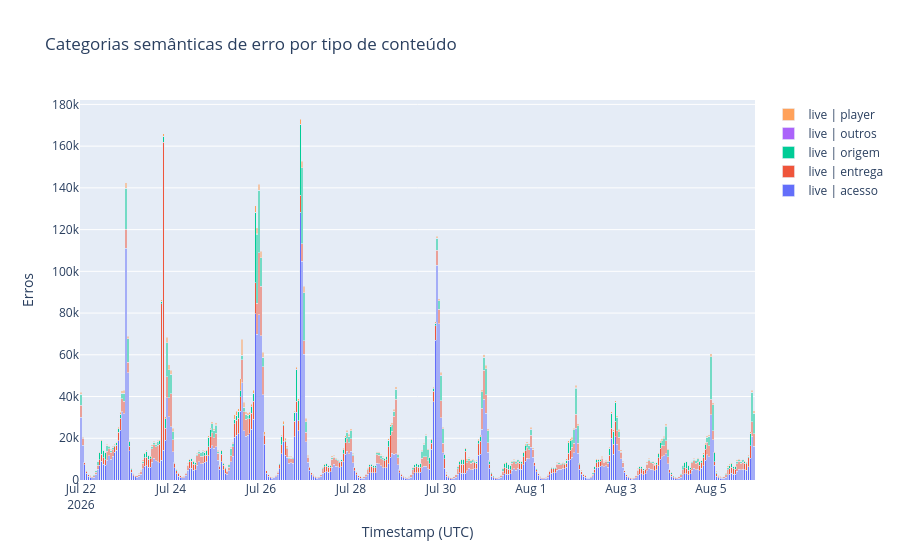

The code cell stored with this chart in its notebook:
### Markdown cell above
## 3. Categorias semânticas de erro

Live e VOD são carregados e visualizados separadamente; não existe taxa única
misturando os dois. `top_names` preserva o texto bruto e recebe uma flag quando
o JSON está inválido.

### Code cell
live_categories = load_error_categories(engine, "live", start_ms, end_ms)
vod_categories = load_error_categories(engine, "vod", start_ms, end_ms)
display(live_categories)
display(vod_categories)
category_stack(live_categories).show()
category_stack(vod_categories).show()

### Figure 1 — Plotly figure (JSON) as saved in the notebook; plotly's stock layout.template omitted (floating-point values rounded to 4 significant figures; data arrays with more than 128 entries replaced by an {"elided": "..."} marker saying what was removed)
{"data": [{"name": "live | acesso", "type": "bar", "x": {"elided": "360 str values"}, "y": {"elided": "360 int values"}}, {"name": "live | entrega", "type": "bar", "x": {"elided": "360 str values"}, "y": {"elided": "360 int values"}}, {"name": "live | origem", "type": "bar", "x": {"elided": "360 str values"}, "y": {"elided": "360 int values"}}, {"name": "live | outros", "type": "bar", "x": {"elided": "360 str values"}, "y": {"elided": "360 int values"}}, {"name": "live | player", "type": "bar", "x": {"elided": "360 str values"}, "y": {"elided": "360 int values"}}], "layout": {"barmode": "stack", "title": {"text": "Categorias semânticas de erro por tipo de conteúdo"}, "xaxis": {"title": {"text": "Timestamp (UTC)"}}, "yaxis": {"title": {"text": "Erros"}}}}
